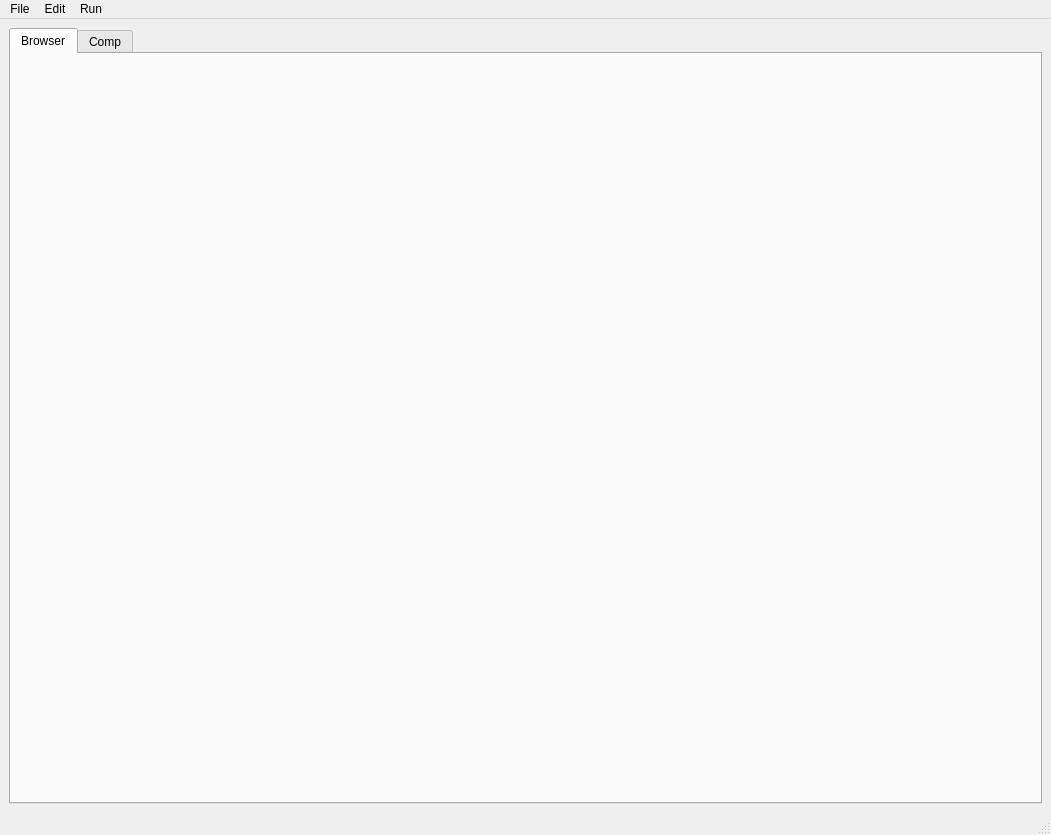
<?xml version="1.0" encoding="UTF-8"?>
<ui version="4.0">
 <class>MainWindow</class>
 <widget class="QMainWindow" name="MainWindow">
  <property name="geometry">
   <rect>
    <x>0</x>
    <y>0</y>
    <width>1051</width>
    <height>835</height>
   </rect>
  </property>
  <property name="windowTitle">
   <string>DB Browser</string>
  </property>
  <widget class="QWidget" name="centralwidget">
   <layout class="QVBoxLayout" name="verticalLayout">
    <item>
     <widget class="QTabWidget" name="tabWidget">
      <property name="currentIndex">
       <number>0</number>
      </property>
      <widget class="BrowserTab" name="tabBrowser">
       <attribute name="title">
        <string>Browser</string>
       </attribute>
      </widget>
      <widget class="CompTab" name="tabComp">
       <attribute name="title">
        <string>Comp</string>
       </attribute>
      </widget>
     </widget>
    </item>
   </layout>
  </widget>
  <widget class="QMenuBar" name="menubar">
   <property name="geometry">
    <rect>
     <x>0</x>
     <y>0</y>
     <width>1051</width>
     <height>21</height>
    </rect>
   </property>
   <widget class="QMenu" name="menuFile">
    <property name="title">
     <string>File</string>
    </property>
    <addaction name="actionOpen"/>
   </widget>
   <widget class="QMenu" name="menuEdit">
    <property name="title">
     <string>Edit</string>
    </property>
    <addaction name="actionSave_selections"/>
    <addaction name="actionLoad_selections"/>
   </widget>
   <widget class="QMenu" name="menuRun">
    <property name="title">
     <string>Run</string>
    </property>
    <addaction name="actionCustom_function"/>
   </widget>
   <addaction name="menuFile"/>
   <addaction name="menuEdit"/>
   <addaction name="menuRun"/>
  </widget>
  <widget class="QStatusBar" name="statusbar"/>
  <action name="actionOpen">
   <property name="text">
    <string>Open</string>
   </property>
   <property name="toolTip">
    <string>Open</string>
   </property>
   <property name="statusTip">
    <string>Load a modelspec from file</string>
   </property>
   <property name="shortcut">
    <string>Ctrl+O</string>
   </property>
  </action>
  <action name="actionSave_selections">
   <property name="text">
    <string>Save selections</string>
   </property>
   <property name="statusTip">
    <string>Save current input selections</string>
   </property>
  </action>
  <action name="actionLoad_selections">
   <property name="text">
    <string>Load selections</string>
   </property>
   <property name="statusTip">
    <string>Load saved input selections</string>
   </property>
  </action>
  <action name="actionCustom_function">
   <property name="text">
    <string>Custon function</string>
   </property>
   <property name="statusTip">
    <string>Define and run a custom a function</string>
   </property>
   <property name="shortcut">
    <string>Ctrl+R</string>
   </property>
  </action>
 </widget>
 <customwidgets>
  <customwidget>
   <class>BrowserTab</class>
   <extends>QWidget</extends>
   <header>browser_tab</header>
   <container>1</container>
  </customwidget>
  <customwidget>
   <class>CompTab</class>
   <extends>QWidget</extends>
   <header>comp_tab</header>
   <container>1</container>
  </customwidget>
 </customwidgets>
 <resources/>
 <connections/>
</ui>
